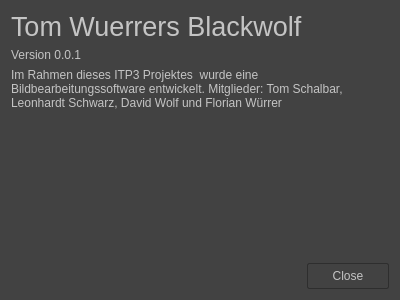
<?xml version="1.0" encoding="UTF-8"?>
<ui version="4.0">
 <class>Ueberdialog</class>
 <widget class="QDialog" name="Ueberdialog">
  <property name="geometry">
   <rect>
    <x>0</x>
    <y>0</y>
    <width>400</width>
    <height>300</height>
   </rect>
  </property>
  <property name="windowTitle">
   <string>Dialog</string>
  </property>
  <property name="styleSheet">
   <string notr="true"> QDialog {
	background: #424242;
}

QLabel {
	color: #c4c4c4;
}


/*Push Buttons*/
 QPushButton {
      background: qlineargradient(x1: 0, y1: 0, x2: 0, y2: 1,
	 stop: 0 #545454, stop: 0.5 #333333);
	 border: 1px solid #2E2E2E;
	 border-radius: 2px;
	 color: #c4c4c4;
	 min-height: 24px;
     min-width: 80px;
 }

 QPushButton:pressed {
	 border: 1px solid #007acc;
 }</string>
  </property>
  <layout class="QVBoxLayout" name="verticalLayout">
   <item>
    <widget class="QLabel" name="label">
     <property name="font">
      <font>
       <pointsize>20</pointsize>
       <weight>50</weight>
       <bold>false</bold>
      </font>
     </property>
     <property name="text">
      <string>Tom Wuerrers Blackwolf</string>
     </property>
    </widget>
   </item>
   <item>
    <widget class="QLabel" name="label_2">
     <property name="text">
      <string>Version 0.0.1</string>
     </property>
    </widget>
   </item>
   <item>
    <widget class="QLabel" name="label_3">
     <property name="minimumSize">
      <size>
       <width>0</width>
       <height>36</height>
      </size>
     </property>
     <property name="font">
      <font>
       <pointsize>9</pointsize>
      </font>
     </property>
     <property name="text">
      <string>Im Rahmen dieses ITP3 Projektes  wurde eine Bildbearbeitungssoftware entwickelt. Mitglieder: Tom Schalbar, Leonhardt Schwarz, David Wolf und Florian Würrer</string>
     </property>
     <property name="scaledContents">
      <bool>false</bool>
     </property>
     <property name="wordWrap">
      <bool>true</bool>
     </property>
    </widget>
   </item>
   <item>
    <spacer name="verticalSpacer">
     <property name="orientation">
      <enum>Qt::Vertical</enum>
     </property>
     <property name="sizeHint" stdset="0">
      <size>
       <width>20</width>
       <height>141</height>
      </size>
     </property>
    </spacer>
   </item>
   <item>
    <widget class="QDialogButtonBox" name="buttonBox">
     <property name="orientation">
      <enum>Qt::Horizontal</enum>
     </property>
     <property name="standardButtons">
      <set>QDialogButtonBox::Close</set>
     </property>
    </widget>
   </item>
  </layout>
 </widget>
 <resources/>
 <connections>
  <connection>
   <sender>buttonBox</sender>
   <signal>accepted()</signal>
   <receiver>Ueberdialog</receiver>
   <slot>accept()</slot>
   <hints>
    <hint type="sourcelabel">
     <x>248</x>
     <y>254</y>
    </hint>
    <hint type="destinationlabel">
     <x>157</x>
     <y>274</y>
    </hint>
   </hints>
  </connection>
  <connection>
   <sender>buttonBox</sender>
   <signal>rejected()</signal>
   <receiver>Ueberdialog</receiver>
   <slot>reject()</slot>
   <hints>
    <hint type="sourcelabel">
     <x>316</x>
     <y>260</y>
    </hint>
    <hint type="destinationlabel">
     <x>286</x>
     <y>274</y>
    </hint>
   </hints>
  </connection>
 </connections>
</ui>
